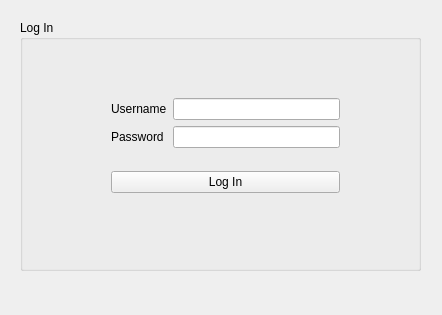
<?xml version="1.0" encoding="UTF-8"?>
<ui version="4.0">
 <class>MainWindow</class>
 <widget class="QMainWindow" name="MainWindow">
  <property name="geometry">
   <rect>
    <x>0</x>
    <y>0</y>
    <width>442</width>
    <height>315</height>
   </rect>
  </property>
  <property name="windowTitle">
   <string>MainWindow</string>
  </property>
  <widget class="QWidget" name="centralWidget">
   <widget class="QGroupBox" name="groupBox">
    <property name="geometry">
     <rect>
      <x>20</x>
      <y>20</y>
      <width>401</width>
      <height>251</height>
     </rect>
    </property>
    <property name="title">
     <string>Log In</string>
    </property>
    <widget class="QWidget" name="">
     <property name="geometry">
      <rect>
       <x>80</x>
       <y>50</y>
       <width>251</width>
       <height>151</height>
      </rect>
     </property>
     <layout class="QVBoxLayout" name="verticalLayout_2">
      <item>
       <layout class="QVBoxLayout" name="verticalLayout">
        <item>
         <layout class="QHBoxLayout" name="horizontalLayout">
          <item>
           <widget class="QLabel" name="label">
            <property name="text">
             <string>Username</string>
            </property>
           </widget>
          </item>
          <item>
           <widget class="QLineEdit" name="lineEdit_userame"/>
          </item>
         </layout>
        </item>
        <item>
         <layout class="QHBoxLayout" name="horizontalLayout_2">
          <item>
           <widget class="QLabel" name="label_2">
            <property name="text">
             <string>Password </string>
            </property>
           </widget>
          </item>
          <item>
           <widget class="QLineEdit" name="lineEdit_password">
            <property name="echoMode">
             <enum>QLineEdit::Password</enum>
            </property>
           </widget>
          </item>
         </layout>
        </item>
       </layout>
      </item>
      <item>
       <widget class="QPushButton" name="pushButton_Login">
        <property name="text">
         <string>Log In</string>
        </property>
       </widget>
      </item>
     </layout>
    </widget>
   </widget>
  </widget>
  <widget class="QMenuBar" name="menuBar">
   <property name="geometry">
    <rect>
     <x>0</x>
     <y>0</y>
     <width>442</width>
     <height>17</height>
    </rect>
   </property>
  </widget>
 </widget>
 <layoutdefault spacing="6" margin="11"/>
 <resources/>
 <connections/>
</ui>
